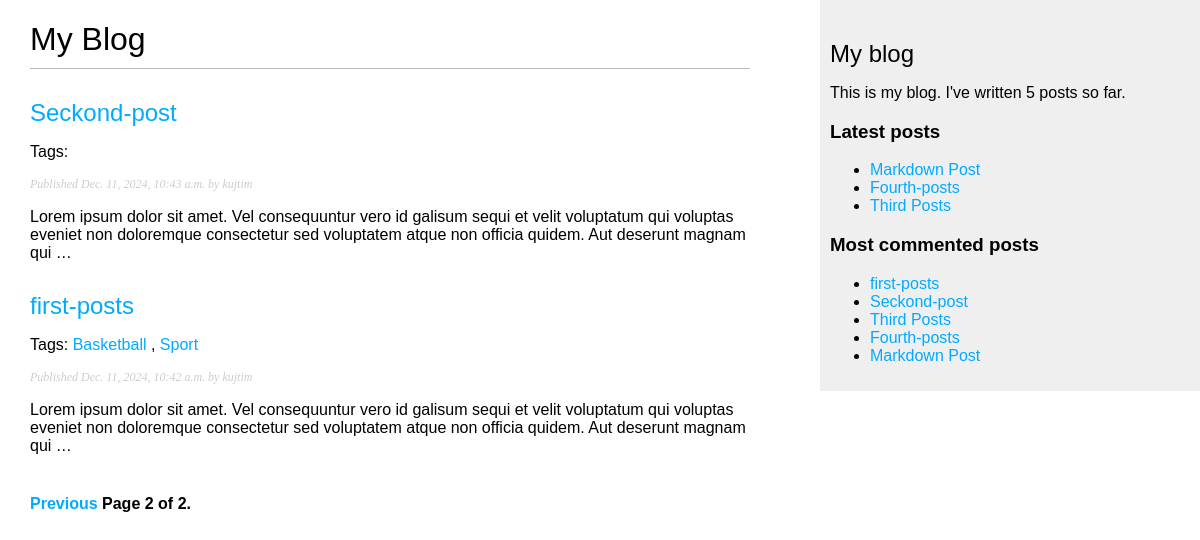
Screenshot of /blog/?page=2 with the database file from the repository.
### blog/models.py (models this page shows, shortened)
class Post(models.Model):
    STATUS_CHOICES = (
        ("draft", "Draft"),
        ("published", "Published"),
    )
    title = models.CharField(max_length=250)
    slug = models.SlugField(max_length=250, unique_for_date="publish")
    author = models.ForeignKey(
        User, on_delete=models.CASCADE, related_name="blog_posts"
    )
    body = models.TextField()
    publish = models.DateTimeField(default=timezone.now)
    created = models.DateTimeField(auto_now_add=True)
    updated = models.DateTimeField(auto_now=True)
    status = models.CharField(max_length=10, choices=STATUS_CHOICES, default="draft")
    objects = models.Manager()  # The default manager.
    published = PublishedManager()  # Our custom manager.
    tags = TaggableManager()
    class Meta:
        ordering = ("-publish",)
    def get_absolute_url(self):
        return reverse(
            "blog:post_detail",
            args=[self.publish.year, self.publish.month, self.publish.day, self.slug],
        )

### blog/views.py (the view)
# urls.py: path("", views.post_list, name="post_list"),
def post_list(request, tag_slug=None):
    object_list = Post.published.all()
    tag = None
    if tag_slug:
        tag = get_object_or_404(Tag, slug=tag_slug)
        object_list = object_list.filter(tags__in=[tag])
    paginator = Paginator(object_list, 3)
    page = request.GET.get("page")
    try:
        posts = paginator.page(page)
    except PageNotAnInteger:
        posts = paginator.page(1)
    except EmptyPage:
        posts = paginator.page(paginator.num_pages)
    return render(
        request, "blog/post/list.html", {"page": page, "posts": posts, "tag": tag}
    )

### blog/models.py (called while the page is built)
    def get_queryset(self):
        return super(PublishedManager, self).get_queryset().filter(status="published")

### blog/templatetags/blog_tags.py (called while the page is built)
@register.simple_tag
def total_posts():
    return Post.published.count()

@register.inclusion_tag("blog/post/latest_posts.html")
def show_latest_posts(count=5):
    latest_posts = Post.published.order_by("-publish")[:count]
    return {"latest_posts": latest_posts}

@register.simple_tag
def get_most_commented_posts(count=5):
    return Post.published.annotate(total_comments=Count("comments")).order_by(
        "-total_comments"
    )[:count]

@register.filter(name="markdown")
def markdown_format(text):
    return mark_safe(markdown.markdown(text))

### blog/templates/blog/post/list.html (shortened to what this page needs)
{% extends "blog/base.html" %}
{% load blog_tags %}
{% block content %}
  <h1>My Blog</h1>
  {% for post in posts %}
    <h2>
      <a href="{{ post.get_absolute_url }}">
        {{ post.title }}
      </a>
    </h2>
    <p class="tags">
      Tags:
      {% for tag in post.tags.all %}
        <a href='{% url "blog:post_list_by_tag" tag.slug %}'>
          {{ tag.name }}
        </a>
        {% if not forloop.last %}, {% endif %}
      {% endfor %}
    </p>
    <p class="date">
      Published {{ post.publish }} by {{ post.author }}
    </p>
    {{ post.body|markdown|truncatewords_html:30 }}
  {% endfor %}
  {% include "pagination.html" with page=posts %}
{% endblock %}

### blog/templates/blog/base.html (shortened to what this page needs)
{% load blog_tags %}
{% load static%}
<!DOCTYPE html>
<html lang="en">
  <head>
    <link rel="stylesheet" href="{% static 'css/blog.css' %}" />
  </head>
  <body>
    <div id="content">
      {% block content %}
      {% endblock %}
    </div>
    <div id="sidebar">
      <h2>My blog</h2>
      <p>This is my blog. I've written {% total_posts %} posts so far.</p>
      <h3>Latest posts</h3>
      {% show_latest_posts 3 %}
      <h3>Most commented posts</h3>
      {% get_most_commented_posts as most_commented_posts %}
      <ul>
        {% for post in most_commented_posts %}
          <li>
          <a href="{{ post.get_absolute_url }}">{{ post.title }}</a>
          </li>
        {% endfor %}
      </ul>
    </div>
  </body>
</html>

### blog/templates/blog/post/latest_posts.html
<ul>
    {% for post in latest_posts %}
    <li>
        <a href="{{ post.get_absolute_url }}">{{ post.title }}</a>
    </li>
    {% endfor %}
</ul>

### blog/static/css/blog.css (style rules this page uses)
body { margin: 0; padding: 0; font-family: helvetica, sans-serif; }
a { color: #00abff; text-decoration: none; }
h1 { font-weight: normal; border-bottom: 1px solid #bbb; padding: 0 0 10px 0; }
h2 { font-weight: normal; margin: 30px 0 0; }
#content { float: left; width: 60%; padding: 0 0 0 30px; }
#sidebar { float: right; width: 30%; padding: 10px; background: #efefef; height: 100%; }
p.date { color: #ccc; font-family: georgia, serif; font-size: 12px; font-style: italic; }

### rows the page displays
Post: title "Seckond-post", publish "Dec. 11, 2024, 10:43 a.m.", author "kujtim", body "Lorem ipsum dolor sit amet. Vel consequuntur vero id galisum sequi et velit voluptatum qui voluptas eveniet non doloremque consectetur sed voluptatem atque non officia quidem. Aut deserunt magnam qui …"
Post: title "first-posts", publish "Dec. 11, 2024, 10:42 a.m.", author "kujtim", body "Lorem ipsum dolor sit amet. Vel consequuntur vero id galisum sequi et velit voluptatum qui voluptas eveniet non doloremque consectetur sed voluptatem atque non officia quidem. Aut deserunt magnam qui …"
Tag: name "Basketball"
Tag: name "Sport"
Post: title "Markdown Post"
Post: title "Fourth-posts"
Post: title "Third Posts"

### other values shown
{{ page.number }} "2"
{{ page.paginator.num_pages }} "2"
